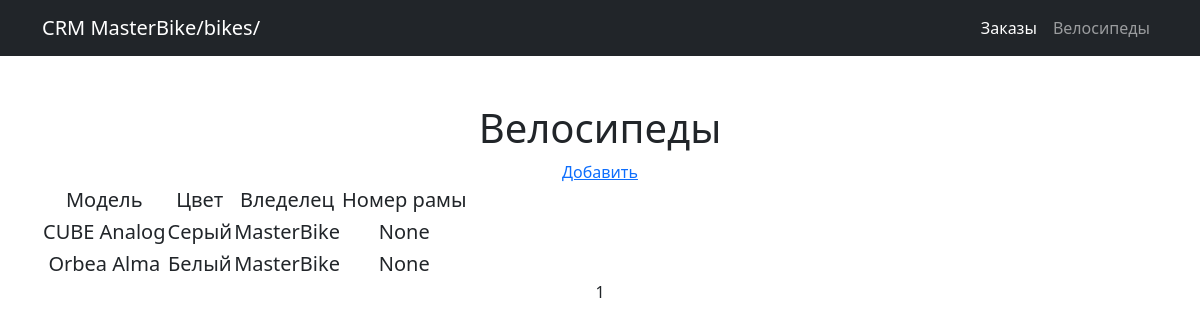
Screenshot of /bikes/ with the database file from the repository.
### Orders/models.py (models this page shows, shortened)
class Bike(models.Model):
    user = models.ForeignKey(User, on_delete=models.CASCADE)
    model = models.CharField(max_length=255)
    color = models.ForeignKey(Color, on_delete=models.CASCADE)
    frame_namber = models.CharField(max_length=255, null=True, blank=True)

class Color(models.Model):
    name = models.CharField(max_length=64)
    hex_code = models.CharField(max_length=7)

### Orders/views.py (the view)
# urls.py: path('bikes/', BikeList.as_view(), kwargs={"chapter": "order"}, name='bike_list'),
class BikeList(ListView):
    model = Bike
    ordering = 'model'
    template_name = 'bikes.html'
    context_object_name = 'bikes'
    paginate_by = 2

### templates/bikes.html (shortened to what this page needs)
{% extends 'flatpages/default.html' %}
{% block content %}
<h1>Велосипеды</h1>
<a href="/bikes/create/">Добавить</a>
<table class="lead">
    <tr>
        <td>Модель</td>
        <td>Цвет</td>
        <td>Вледелец</td>
        <td>Номер рамы</td>
    </tr>
{% for bike in bikes %}
    <tr>
        <td>{{ bike.model }}</td>
        <td>{{ bike.color.name }}</td>
        <td>{{ bike.user.username }}</td>
        <td>{{ bike.frame_namber }}</td>
    </tr>
{% endfor %}
</table>
    {{ page_obj.number }}
{% endblock content %}

### templates/flatpages/default.html (shortened to what this page needs)
<!DOCTYPE html>
<html lang="en">
    <head>
        {% load static %}
        <link href="{% static 'css/styles.css' %}" rel="stylesheet" />
    </head>
    <body>
        <nav class="navbar navbar-expand-lg navbar-dark bg-dark">
            <div class="container">
                <a class="navbar-brand" href="#">CRM MasterBike{{ request.path }}</a>
                <div class="collapse navbar-collapse" id="navbarSupportedContent">
                    <ul class="navbar-nav ms-auto mb-2 mb-lg-0">
                        <li class="nav-item"><a class="nav-link active" aria-current="page" href="/orders/">Заказы</a></li>
                        <li class="nav-item"><a class="nav-link" href="/bikes/">Велосипеды</a></li>
                    </ul>
                </div>
            </div>
        </nav>
        <div class="container">
            <div class="text-center mt-5">
                {% block content %}{% endblock content %}
            </div>
        </div>
    </body>
</html>

### rows the page displays
Bike: model "CUBE Analog", color.name "Серый", user.username "MasterBike", frame_namber "None"
Bike: model "Orbea Alma", color.name "Белый", user.username "MasterBike", frame_namber "None"

### other values shown
{{ request.path }} "/bikes/"
{{ page_obj.number }} "1"
